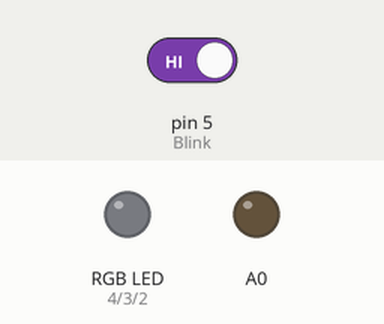
The sketch below on a simulated Arduino Uno, built with avr-gcc and run on an emulated ATmega328P. On the bench: an RGB LED mixed from three pins (HIGH = lit), output pins drawn as LEDs (lit = HIGH). The inputs (shaded band) are chosen by the test bench; at power-on: pin 5 (Blink) HIGH. What the sketch prints to the serial monitor is not drawn.

Above: at 1.2 s.
1.3 s: pin 5 (Blink) driven LOW
3.2 s: pin 5 (Blink) driven HIGH
At 5.21 s:
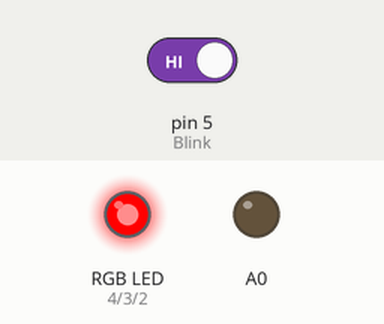
At 5.9 s:
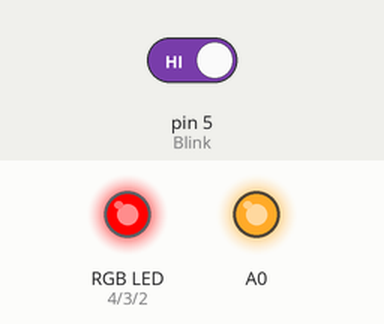
Timing chart, 0 to 10.8 s (numbered marks = the images above; inputs shaded):
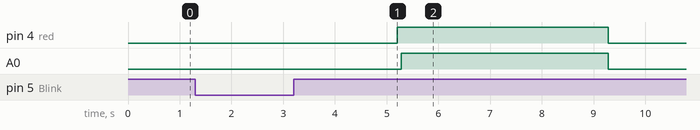

Measured:
- after the input at 1.3 s, every drawn part: stays the same
- after the input at 3.2 s, pin 2 (blue): stays LOW (without the input it goes to HIGH after 2.0 s); pin 3 (green): stays LOW (without the input it goes to HIGH after 8.3 s); pin 4 (red): LOW → HIGH after 2.0 s, → LOW 4.1 s later

The sketch:

drowsiness_detector.ino
```cpp
/***************************************************************************
 * DROWSINESS DETECTION USING IR SENSOR
 * Author : Amrathesh
 *
 * Code:
  • It takes care of counting the blinks and storing it in a counter
  • After certain delay blink rate calculated and compared with standard rates and corresponding decision is taken.
  • It drives Buzzer and LED if Drowsiness is detected.
  • Print statements are added to get serial monitor output.

 * Circuit:
  • IR sensor output connected to Digital pin 5
  • Buzzer connected to Analog pin A0
  • RGB connected to Digital pin 4 3 2 respectively

***************************************************************************/

#define Blink 5
#define red 4
#define blue 2
#define green 3
int count=0;
int sum=0;
float avg=0;

void setup()

{
  Serial.begin(9600);
  pinMode(Blink,INPUT);
  pinMode(A0,OUTPUT);
  pinMode(red,OUTPUT);
  pinMode(green,OUTPUT);
  pinMode(blue,OUTPUT);
  delay(10);
  digitalWrite(red,LOW);
  digitalWrite(blue,LOW);
  digitalWrite(green,LOW);
}
void loop()
{
  int i;
  sum=0;
  Serial.println("-----------------------------------------------");
  Serial.println("| DROWSINESS DETECTOR |");
  Serial.println("| BY:AMRATHESH        |");
  Serial.println("-----------------------------------------------");
  for(i=1;i<=25;i++)
   {
    count++;
    if(!(count%5))
    Serial.println(" ");
    sum=sum+digitalRead(Blink);
    if(digitalRead(Blink)==0) //eye status from IR
    Serial.print("OPEN ");
    else
    Serial.print("CLOSE ");
    delay(200);
    }
  avg=sum/7.5;
  Serial.print("Blink rate in per second: ");
  Serial.println(avg);
  delay(100);
if(avg<0.5)
  { digitalWrite(red,LOW);
  digitalWrite(blue,LOW);
  digitalWrite(green,HIGH);
  delay(10);
  }
else if(avg>1)
  { i=0;
  digitalWrite(green,LOW);
  digitalWrite(blue,LOW);
  digitalWrite(red,HIGH);
  delay(10);
  Serial.println("\n");
  Serial.println("--------------------------------------------");
  Serial.println("| YOU ARE DROWSY!!! STOP FOR SAFETY |");
  Serial.println("--------------------------------------------");
    while(i<25)
    {  analogWrite(A0,130);
       delay(400);
       i++;
      if(i==10)
      {
        analogWrite(A0,0);
        digitalWrite(red,LOW);
        delay(10);
        break;
      }
    }
  }
   else
   {
    digitalWrite(green,LOW);
    digitalWrite(red,LOW);
    digitalWrite(blue,HIGH);
      for(i=0;i<10;i++)
      { analogWrite(A0,130);
        delay(10);
        analogWrite(A0,0);
        delay(100);
      }
  }
}
```
